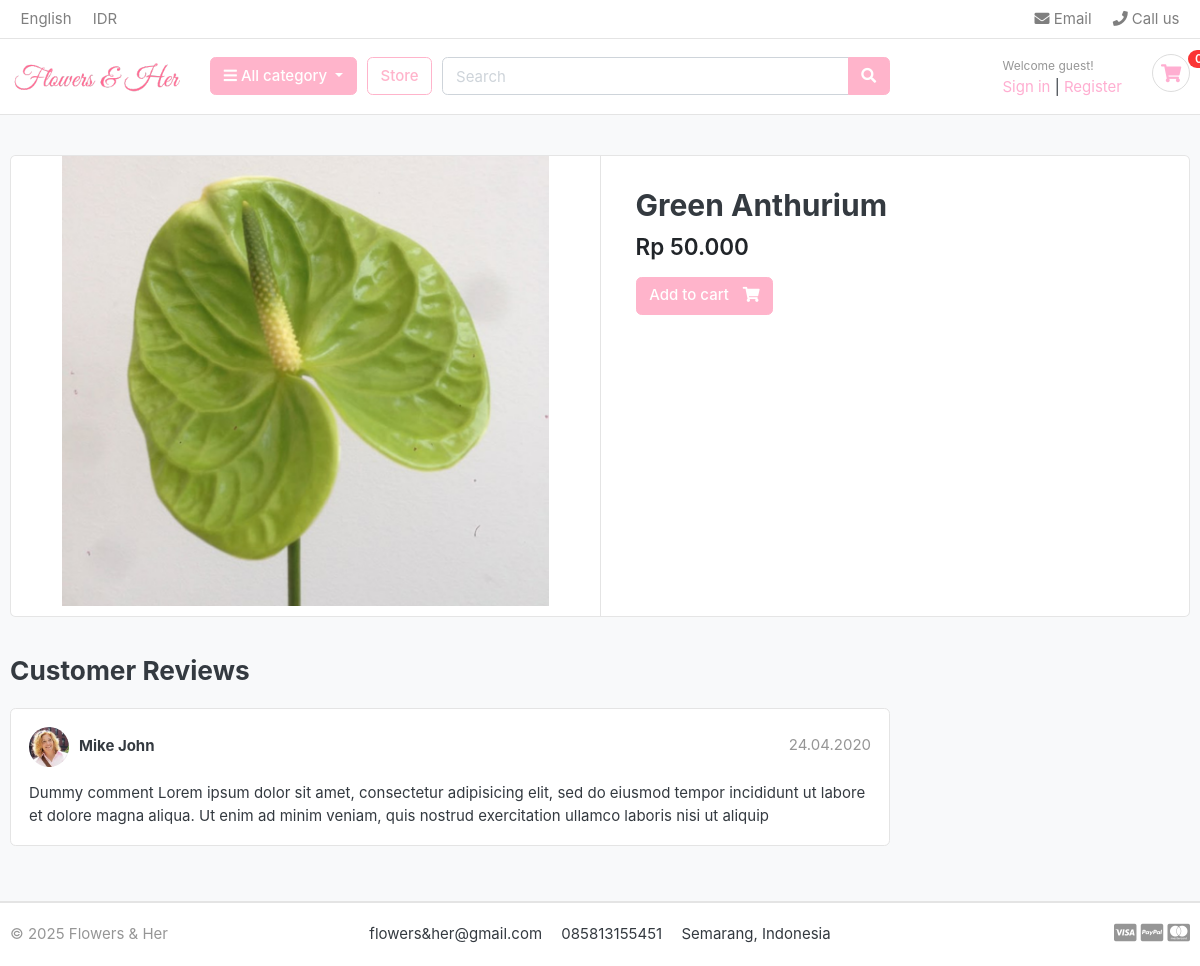
/store/anthurium/green-anthurium/, run on an earlier commit of the app's database.
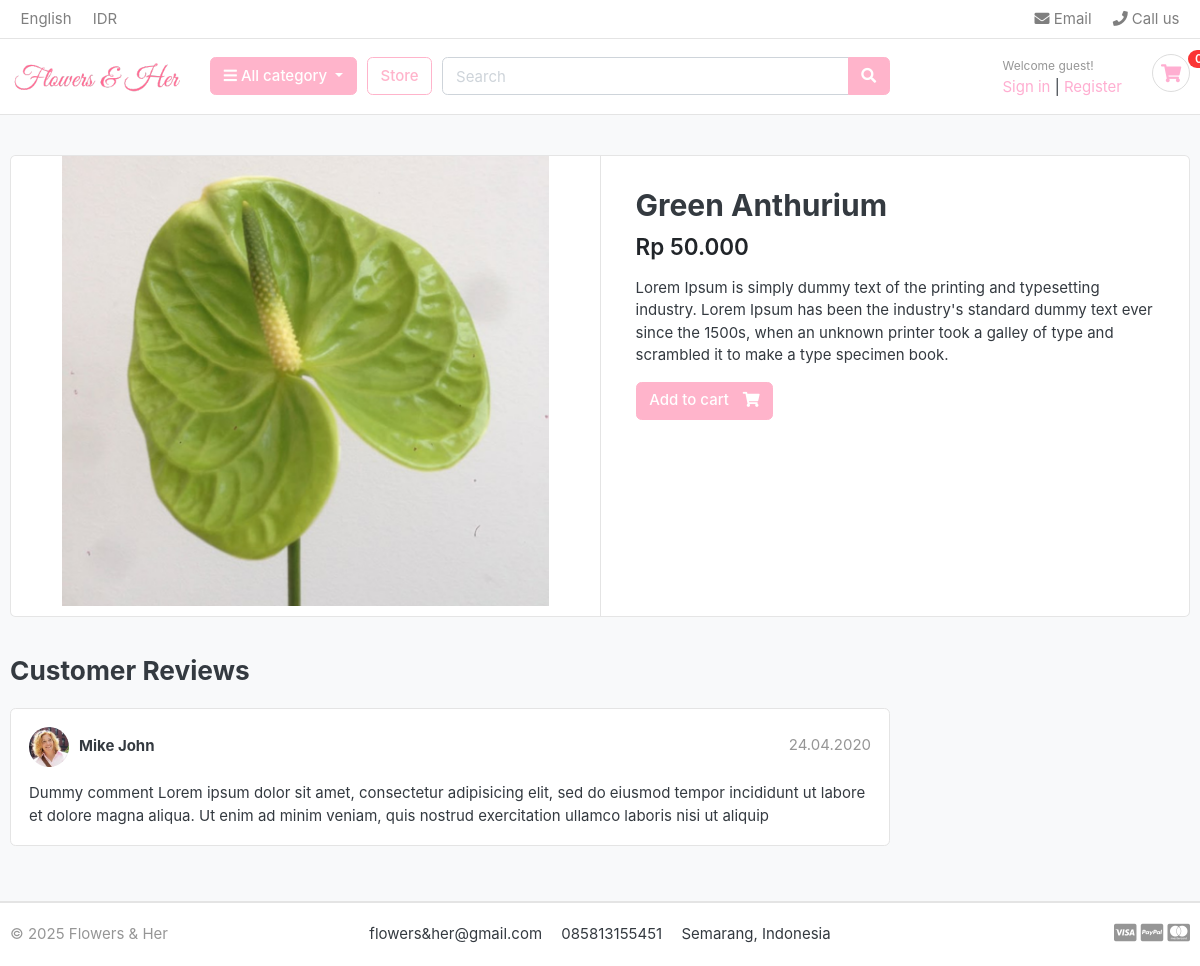
And on a later commit of the database.
### store/models.py (models this page shows, shortened)
class Product(models.Model):
    product_name    = models.CharField(max_length=255, unique=True)
    slug            = models.SlugField(max_length=255, unique=True)
    description     = models.TextField(blank=True)
    stock           = models.IntegerField()
    price           = models.IntegerField()
    image           = models.ImageField(upload_to="photos/products")
    is_available    = models.BooleanField(default=True)
    category        = models.ForeignKey(Category,on_delete=models.CASCADE)
    created_date    = models.DateTimeField(auto_now_add=True)
    modified_date   = models.DateTimeField(auto_now = True )

### store/views.py (the view)
# urls.py: path("<slug:category_id>/<slug:product_id>/", views.product_detail, name="product_detail"),
def product_detail(request, category_id, product_id):
    try:
        single_product =Product.objects.get(category__slug= category_id, slug = product_id)
        in_cart = CartItem.objects.filter(cart__cart_id=_add_cart_session_key(request), product = single_product).exists()
        have_color = Variation.objects.filter(product=single_product, variation_category= "color").exists()
        have_size = Variation.objects.filter(product=single_product, variation_category= "size").exists()
    except:
        raise ValueError("empty")
    context ={
        "single_product": single_product,
        "in_cart" : in_cart,
        "have_color" : have_color,
        "have_size" : have_size,
    }
    return render(request, "store/product_detail.html", context)

### cart/context_processors.py (called while the page is built)
def jumlah(request):
    jum =0
    try:
        cart = Cart.objects.get(cart_id=_add_cart_session_key(request))
        cart_items = CartItem.objects.filter(cart= cart, is_active=True)
        for cart_item in cart_items:
            jum+= cart_item.cart_quantity
    except:
        jum=0
    return dict(jum = jum)

### cart/views.py (called while the page is built)
def _add_cart_session_key(request):
    cart = request.session.session_key
    if not cart:
        cart= request.session.create()
    return cart

### category/context_processors.py (called while the page is built)
def menu_category(request):
    links = Category.objects.all()
    return dict(links=links )

### templates/store/product_detail.html (shortened to what this page needs)
{% extends "base.html" %}
{% load static %}
{% block content %}
<section class="section-content padding-y bg">
<div class="container">
<div class="card">
	<div class="row no-gutters">
		<aside class="col-md-6">
<article class="gallery-wrap">
	<div class="img-big-wrap">
	   <a href="#"><img src="{{single_product.image.url}}"></a>
	</div>
</article>
		</aside>
		<main class="col-md-6 border-left">
	<form action="{% url "cart:add_cart" single_product.id %}" method="POST">
		<article class="content-body">
		<h2 class="title">{{single_product.product_name}}</h2>
		<div class="mb-3">
			<span class="price h4" data-price="{{single_product.price}}"></span>
		</div>
		<p>{{single_product.description}}</p>
			{% if single_product.stock < 0 or single_product.stock == 0 %}
				<p style="font-size: 2rem; color: red; font-weight: bold;">Out of stock</p>
			{% comment %} {% elif in_cart %}
				<button class="btn btn-secondary" disabled>
				<span class="text">Added to cart</span>
				<i class="fas fa-check"></i>
				</button> {% endcomment %}
			{% else %}
				<button type="submit" href="" class="btn  btn-pink"> <span class="text">Add to cart</span> <i class="fas fa-shopping-cart"></i>  </button>
			{% endif %}
	</form>
		</main>
	</div>
</div>
<br>
<div class="row">
			<div class="col-md-9">
	<header class="section-heading">
		<h3>Customer Reviews </h3>
	</header>
	<article class="box mb-3">
		<div class="icontext w-100">
			<img src="{% static './images/avatars/avatar1.jpg' %}" class="img-xs icon rounded-circle">
			<div class="text">
				<span class="date text-muted float-md-right">24.04.2020 </span>
				<h6 class="mb-1">Mike John </h6>
			</div>
		</div>
		<div class="mt-3">
			<p>
				Dummy comment Lorem ipsum dolor sit amet, consectetur adipisicing elit, sed do eiusmod
				tempor incididunt ut labore et dolore magna aliqua. Ut enim ad minim veniam,
				quis nostrud exercitation ullamco laboris nisi ut aliquip
			</p>
		</div>
	</article>
	</div>
</div>
</div>
</section>
</body>
</html>
{% endblock content %}

### templates/base.html (shortened to what this page needs)
{% load static %}
<!DOCTYPE HTML>
<html lang="en">
<head>
<link href="{% static 'css/bootstrap.css' %}" rel="stylesheet" type="text/css"/>
<link href="{% static 'fonts/fontawesome/css/all.min.css' %}" type="text/css" rel="stylesheet">
<link href="{% static 'css/ui.css' %}" rel="stylesheet" type="text/css"/>
<link href="{% static 'css/tambahan.css' %}" rel="stylesheet" type="text/css"/>
<link href="{% static 'css/responsive.css' %}" rel="stylesheet" media="only screen and (max-width: 1200px)" />
</head>
<body>
<header class="section-header">
<nav class="navbar p-md-0 navbar-expand-sm navbar-light border-bottom">
<div class="container">
  <div class="collapse navbar-collapse" id="navbarTop4">
    <ul class="navbar-nav mr-auto">
    	<li class="nav-item dropdown">
		 	<a href="#" class="nav-link">   English </a>
		</li>
		<li class="nav-item dropdown">
			<a href="#" class="nav-link"> IDR </a>
		</li>
    </ul>
    <ul class="navbar-nav">
		<li><a href="#" class="nav-link"> <i class="fa fa-envelope"></i> Email </a></li>
		<li><a href="#" class="nav-link"> <i class="fa fa-phone"></i> Call us </a></li>
	</ul>
  </div>
</div>
</nav>
<section class="header-main border-bottom">
	<div class="container">
<div class="row align-items-center">
	<div class="col-lg-2 col-md-3 col-6">
		<a href="{% url "index" %}" class="brand-wrap">
			<img class="logo" src="{% static './images/3.png' %}">
		</a>
	</div>
	<div class="col-lg col-sm col-md col-6 flex-grow-0">
		<div class="category-wrap dropdown d-inline-block float-right">
			<button type="button" class="btn btn-pink dropdown-toggle" data-toggle="dropdown">
				<i class="fa fa-bars"></i> All category
			</button>
		</div>
	</div>
	<a href="{% url "store:index" %}" class="btn btn-outline-pink">Store</a>
	<div class="col-lg  col-md-6 col-sm-12 col">
		<form action="{% url "store:search" %}" class="search" method="GET">
			<div class="input-group w-100">
			    <input type="text" class="form-control" style="width:60%;" placeholder="Search" name="keyword">
			    <div class="input-group-append">
			      <button class="btn btn-pink" type="submit">
			        <i class="fa fa-search"></i>
			      </button>
			    </div>
		    </div>
		</form>
	</div>
	<div class="col-lg-3 col-sm-6 col-8 order-2 order-lg-3">
				<div class="d-flex justify-content-end mb-3 mb-lg-0">
					{% if user.id is None %}
						<div class="widgett-header">
							<small class="title text-muted">Welcome guest!</small>
							<div>
								<a href="{% url "account:login" %}" class="daftar-link">Sign in</a> <span class="dark-transp"> | </span>
								<a href="{% url "account:register" %}" class="daftar-link">Register</a>
							</div>
						</div>
					{% endif %}
					<a href="{% url "cart:index" %}" class="widgett-header pl-3 ml-3">
						<div class="keranjang-icon d-inline-flex align-items-center justify-content-center"><i class="fa fa-shopping-cart text-pink"></i></div>
						<span class="badge badge-pill badge-danger notify">{{jum}}</span>
					</a>
				</div>
			</div>
</div>
	</div>
</section>
</header>
{% block content %}{% endblock content %}
<footer class="section-footer border-top">
	<div class="container">
		<section class="footer-bottom border-top row">
			<div class="col-md-2">
				<p class="text-muted"> &copy 2025 Flowers & Her </p>
			</div>
			<div class="col-md-8 text-md-center">
				<span  class="px-2">flowers&her@gmail.com</span>
				<span  class="px-2">085813155451</span>
				<span  class="px-2">Semarang, Indonesia</span>
			</div>
			<div class="col-md-2 text-md-right text-muted">
				<i class="fab fa-lg fa-cc-visa"></i>
				<i class="fab fa-lg fa-cc-paypal"></i>
				<i class="fab fa-lg fa-cc-mastercard"></i>
			</div>
		</section>
	</div>
</footer>
</body>
</html>

### static/css/ui.css (style rules this page uses)
html { font-family: "Inter", sans-serif; font-size: 15px; }
.content-body { flex: 1 1 auto; padding: 2rem 2.3rem; }
.img-xs, .img-sm, .img-md, .img-lg { -o-object-fit: cover; object-fit: cover; flex-shrink: 0; flex-grow: 0; }
.img-xs { width: 40px; height: 40px; }
.padding-y { padding-top: 40px; padding-bottom: 40px; }
article:after, .form-group:after { display: block; clear: both; content: ""; }
.bg { background-color: #f8f9fa; }
.section-heading { margin-bottom: 20px; margin-top: 15px; }
p:last-child { margin-bottom: 0; }
.header-main { position: relative; padding-top: 1rem; padding-bottom: 1rem; }
.brand-wrap .logo, .navbar-brand .logo { margin-right: 7px; max-height: 42px; display: inline-block; }
.footer-bottom { padding-top: 20px; padding-bottom: 20px; }
.btn .text + i { margin-left: 10px; }
.icontext { display: inline-flex; align-items: center; vertical-align: middle; }
.icontext .text { width: 100%; line-height: 1.2; }
.icontext .icon { position: relative; margin-right: 10px; flex-shrink: 0; flex-grow: 0; }
.notify { position: absolute; top: -4px; right: -10px; display: inline-block; padding: 0.25em 0.6em; font-size: 12px; line-height: 1; text-align: center; border-radius: 3rem; color: #fff; background-color: #fa3434; }
.price { font-weight: 600; color: #212529; }
.box { padding: 18px; background: #fff; border-radius: 0.37rem; border: 1px solid #e4e4e4; }
.box img { max-width: 100%; }
.gallery-wrap .img-big-wrap { margin-bottom: 10px; border-radius: 0.37rem; overflow: hidden; background-color: #fff; }
.gallery-wrap .img-big-wrap a { text-align: center; display: block; }
.gallery-wrap .img-big-wrap img { height: 450px; width: auto; display: inline-block; }

### static/css/tambahan.css (style rules this page uses)
.daftar-link { text-decoration: none; color: #ffaed1; transition: color 0.3s ease; }
.text-pink { color: #ffaed1; }
.keranjang-icon { width: 38px; height: 38px; display: flex; align-items: center; justify-content: center; border-radius: 50%; border: 1px solid #ddd; background-color: #fff; position: relative; text-decoration: none; transition: box-shadow 0.3s ease; }
.keranjang-icon i { font-size: 18px; line-height: 1; }

What changed in the data, as far as the page shows it:
changed Product "Green Anthurium": description (not shown) → "Lorem Ipsum is simply dummy text of the printing and typesetting industry. Lorem Ipsum has been the industry's standard dummy text ever since the 1500s, when an unknown printer took a galley of type and scrambled it to make a type specimen book."
